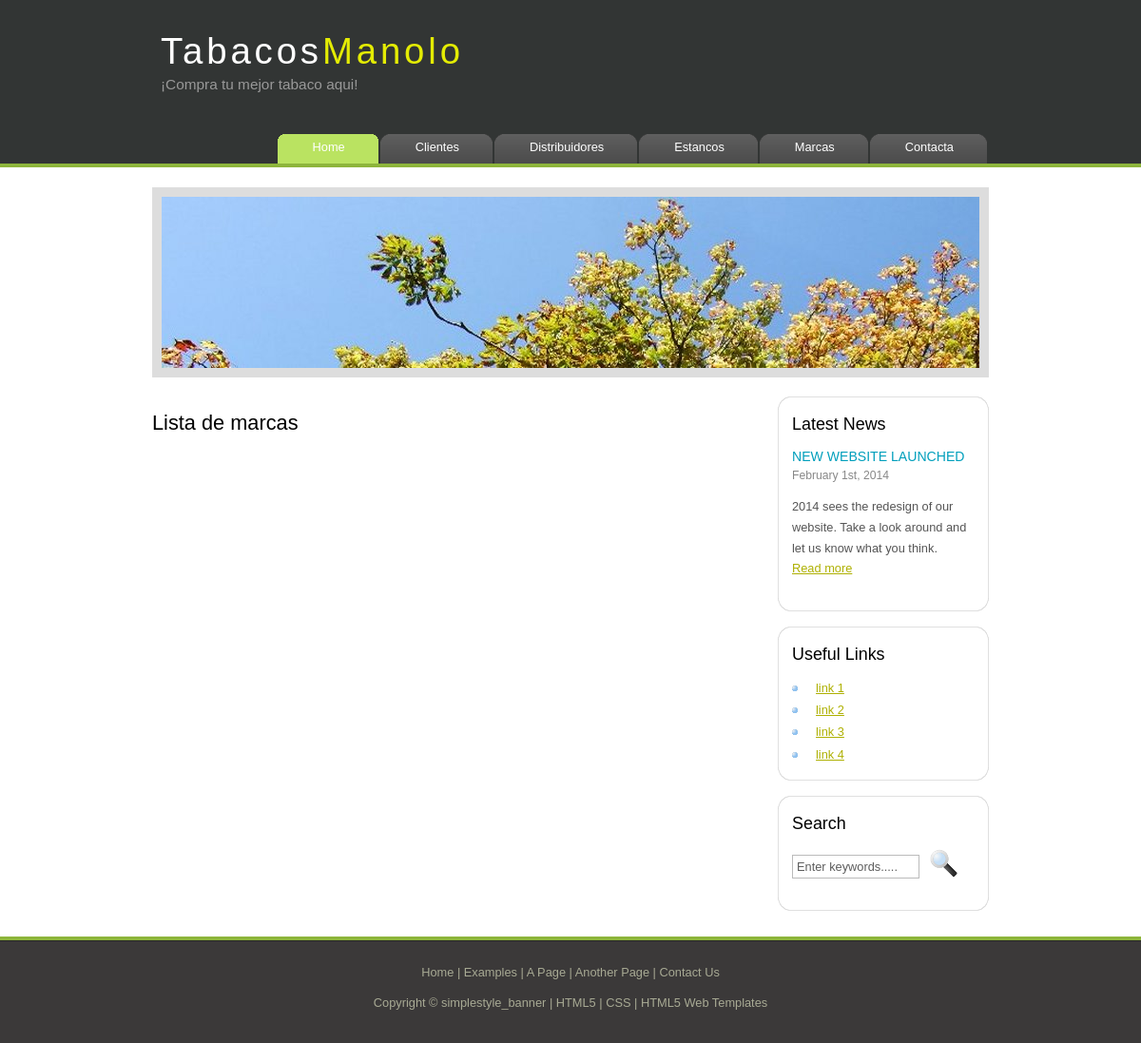
Page /tabacosAPP/listadoMarcas/ on the earlier database version.
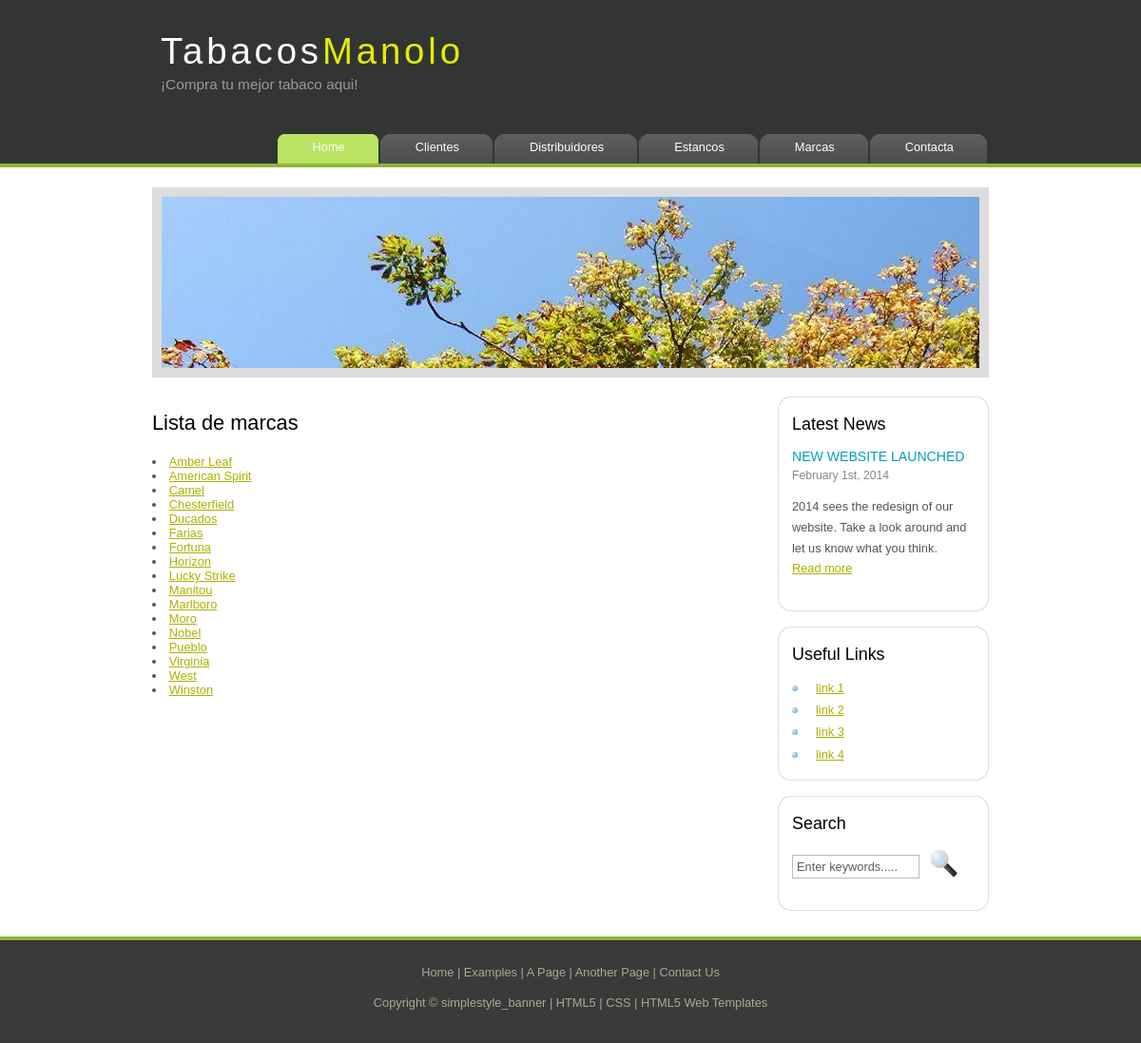
Same page on the later database version.
### tabacosAPP/models.py (models this page shows, shortened)
class Marca(models.Model):
    select_tipo = (
        ('Cigarrillos', 'Cigarrillos'),
        ('Puros', 'Puros'),
    )
    nombre = models.CharField(max_length=100)
    tipo = models.CharField(max_length= 20, choices= select_tipo)
    estanco = models.ForeignKey(Estanco, related_name='marcas', on_delete=models.CASCADE)
    distribuidor = models.ForeignKey(Distribuidor, related_name='marca', on_delete=models.CASCADE)
    imagenMarca = models.URLField(max_length=600, null= True, blank= True)

### tabacosAPP/views.py (the view)
# urls.py: path('listadoMarcas/', views.listaMarcas, name= 'listaMarcas'),
def listaMarcas(request):
    marca = Marca.objects.order_by('nombre')
    contexto = {'lista_marcas': marca}
    return render(request, 'listaMarcas.html', contexto)

### tabacosAPP/templates/listaMarcas.html (shortened to what this page needs)
<html>
    <head>
    </head>
    <body>
        {% extends 'base.html' %}
        {% block contenido%}
        <h1>Lista de marcas</h1>
        {% for marca in lista_marcas %}
            <li>
                <a href="{% url 'detalleMarcas' marca.id %}">{{ marca.nombre }}</a>
            </li>
        {% endfor %}
        {% endblock %}

### tabacosAPP/templates/base.html (shortened to what this page needs)
{% load static %}
<!DOCTYPE HTML>
<html>
<head>
  <link rel="stylesheet" type="text/css" href="{% static 'style/style.css' %}" />
</head>
<body>
  <div id="main">
    <div id="header">
      <div id="logo">
        <div id="logo_text">
          <h1><a href="index.html">Tabacos<span class="logo_colour">Manolo</span></a></h1>
          <h2>¡Compra tu mejor tabaco aqui!</h2>
        </div>
      </div>
      <div id="menubar">
        <ul id="menu">
          <li class="selected"><a href="{% url 'index' %}">Home</a></li>
          <li><a href="{% url 'listaClientes' %}">Clientes</a></li>
          <li><a href="{% url 'listaDistribuidores' %}">Distribuidores</a></li>
          <li><a href="{% url 'listaEstancos' %}">Estancos</a></li>
          <li><a href="{% url 'listaMarcas' %}">Marcas</a></li>
          <li><a href="contact.html">Contacta</a></li>
        </ul>
      </div>
    </div>
    <div id="site_content">
      <div id="banner"></div>
	  <div id="sidebar_container">
        <div class="sidebar">
          <div class="sidebar_top"></div>
          <div class="sidebar_item">
            <h3>Latest News</h3>
            <h4>New Website Launched</h4>
            <h5>February 1st, 2014</h5>
            <p>2014 sees the redesign of our website. Take a look around and let us know what you think.<br /><a href="#">Read more</a></p>
          </div>
          <div class="sidebar_base"></div>
        </div>
        <div class="sidebar">
          <div class="sidebar_top"></div>
          <div class="sidebar_item">
            <h3>Useful Links</h3>
            <ul>
              <li><a href="#">link 1</a></li>
              <li><a href="#">link 2</a></li>
              <li><a href="#">link 3</a></li>
              <li><a href="#">link 4</a></li>
            </ul>
          </div>
          <div class="sidebar_base"></div>
        </div>
        <div class="sidebar">
          <div class="sidebar_top"></div>
          <div class="sidebar_item">
            <h3>Search</h3>
            <form method="post" action="#" id="search_form">
              <p>
                <input class="search" type="text" name="search_field" value="Enter keywords....." />
                <input name="search" type="image" style="border: 0; margin: 0 0 -9px 5px;" src="style/search.png" alt="Search" title="Search" />
              </p>
            </form>
          </div>
          <div class="sidebar_base"></div>
        </div>
      </div>
      {% block contenido %} {% endblock %}
    </div>
    <div id="footer">
      <p><a href="index.html">Home</a> | <a href="examples.html">Examples</a> | <a href="page.html">A Page</a> | <a href="another_page.html">Another Page</a> | <a href="contact.html">Contact Us</a></p>
      <p>Copyright &copy; simplestyle_banner | <a href="http://validator.w3.org/check?uri=referer">HTML5</a> | <a href="http://jigsaw.w3.org/css-validator/check/referer">CSS</a> | <a href="http://www.html5webtemplates.co.uk">HTML5 Web Templates</a></p>
    </div>
  </div>
</body>
</html>

### tabacosAPP/static/style/style.css (style rules this page uses)
html { height: 100%; }
* { margin: 0; padding: 0; }
body { font: normal .80em 'trebuchet ms', arial, sans-serif; background: #FFF; color: #555; }
p { padding: 0 0 20px 0; line-height: 1.7em; }
h1, h2, h3, h4, h5, h6 { color: #362C20; letter-spacing: 0em; padding: 0 0 5px 0; }
h1, h2, h3 { font: normal 170% 'century gothic', arial; margin: 0 0 15px 0; padding: 15px 0 5px 0; color: #000; }
h2 { font-size: 160%; padding: 9px 0 5px 0; color: #009FBC; }
h3 { font-size: 140%; padding: 5px 0 0 0; }
h4, h6 { color: #009FBC; padding: 0 0 5px 0; font: normal 110% arial; text-transform: uppercase; }
h5, h6 { color: #888; font: normal 95% arial; letter-spacing: normal; padding: 0 0 15px 0; }
a, a:hover { outline: none; text-decoration: underline; color: #AEB002; }
ul { margin: 2px 0 22px 17px; }
ul li { list-style-type: circle; margin: 0 0 6px 0; padding: 0 0 4px 5px; line-height: 1.5em; }
#main, #logo, #menubar, #site_content, #footer { margin-left: auto; margin-right: auto; }
#header { background: #323534 url(back.png) repeat-x; height: 177px; }
#banner { background: transparent url(banner.jpg) no-repeat; width: 860px; height: 180px; margin-bottom: 20px; border: 10px solid #DDD; }
#logo { width: 880px; position: relative; height: 140px; background: transparent; }
#logo #logo_text { position: absolute; top: 10px; left: 0; }
#logo h1, #logo h2 { font: normal 300% 'century gothic', arial, sans-serif; border-bottom: 0; text-transform: none; margin: 0 0 0 9px; }
#logo_text h1, #logo_text h1 a, #logo_text h1 a:hover { padding: 22px 0 0 0; color: #FFF; letter-spacing: 0.1em; text-decoration: none; }
#logo_text h1 a .logo_colour { color: #E4EC04; }
#logo_text h2 { font-size: 120%; padding: 4px 0 0 0; color: #999; }
#menubar { width: 880px; height: 46px; }
ul#menu { float: right; margin: 0; }
ul#menu li { float: left; padding: 0 0 0 9px; list-style: none; margin: 1px 2px 0 0; background: #5A5A5A url(tab.png) no-repeat 0 0; }
ul#menu li a { font: normal 100% 'trebuchet ms', sans-serif; display: block; float: left; height: 20px; padding: 6px 35px 5px 28px; text-align: center; color: #FFF; text-decoration: none; background: #5A5A5A url(tab.png) no-repeat 100% 0; }
ul#menu li.selected a { height: 20px; padding: 6px 35px 5px 28px; }
ul#menu li.selected { margin: 1px 2px 0 0; background: #00C6F0 url(tab_selected.png) no-repeat 0 0; }
ul#menu li.selected a, ul#menu li.selected a:hover { background: #00C6F0 url(tab_selected.png) no-repeat 100% 0; color: #FFF; }
#site_content { width: 880px; overflow: hidden; margin: 20px auto 0 auto; padding: 0 0 10px 0; }
#sidebar_container { float: right; width: 224px; }
.sidebar_top { width: 222px; height: 14px; background: transparent url(side_top.png) no-repeat; }
.sidebar_base { width: 222px; height: 14px; background: url(side_base.png) no-repeat; }
.sidebar { float: right; width: 222px; padding: 0; margin: 0 0 16px 0; }
.sidebar_item { background: url(side_back.png) repeat-y; padding: 0 15px; width: 192px; }
.sidebar ul { margin: 0; }
#content ul li, .sidebar ul li { list-style-type: none; background: url(bullet.png) no-repeat; margin: 0 0 0 0; padding: 0 0 4px 25px; line-height: 1.5em; }
#footer { width: 100%; font-family: 'trebuchet ms', sans-serif; font-size: 100%; height: 80px; padding: 28px 0 5px 0; text-align: center; background: #3B3939 url(footer.png) repeat-x; color: #A8AA94; }
#footer p { line-height: 1.7em; padding: 0 0 10px 0; }
#footer a { color: #A8AA94; text-decoration: none; }
.search { color: #5D5D5D; border: 1px solid #BBB; width: 134px; padding: 4px; font: 100% arial, sans-serif; }

Differences in the rows shown:
added Marca: nombre "Amber Leaf"
added Marca: nombre "American Spirit"
added Marca: nombre "Camel"
added Marca: nombre "Chesterfield"
added Marca: nombre "Ducados"
added Marca: nombre "Farias"
added Marca: nombre "Fortuna"
added Marca: nombre "Horizon"
added Marca: nombre "Lucky Strike"
added Marca: nombre "Manitou"
added Marca: nombre "Marlboro"
added Marca: nombre "Moro"
added Marca: nombre "Nobel"
added Marca: nombre "Pueblo"
added Marca: nombre "Virginia"
added Marca: nombre "West"
added Marca: nombre "Winston"
